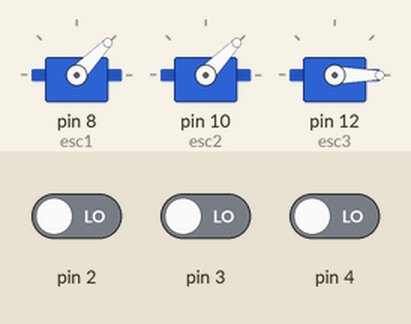
Recording of a sketch running on a simulated Arduino Uno, built with avr-gcc and run on an emulated ATmega328P. Shown: 3 × servo. The test bench sets the inputs (shaded band); at power-on: pin 2 LOW, pin 3 LOW, pin 4 LOW. What the sketch prints to the serial monitor is not drawn.

Above: at 0.1 s.
Timing chart, 0 to 1.6 s (numbered marks = the images above):
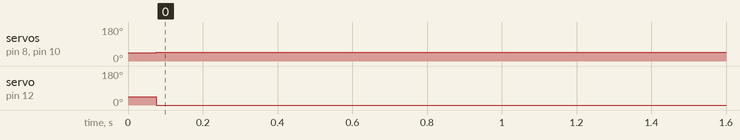

The sketch:

RC_Control_7.ino
```cpp
#include<Servo.h>

Servo esc1;
Servo esc2;
Servo esc3;

void setup()
{
  pinMode(4, INPUT);
  pinMode(3, INPUT);
  pinMode(2, INPUT);
  esc1.attach(8);
  esc1.writeMicroseconds(1000);
  esc2.attach(10);
  esc3.attach(12);
  esc2.writeMicroseconds(1000);
  esc3.writeMicroseconds(1000);
  Serial.begin(9600);
}

void loop() {
  int val;
  int rc4;
  int rc2;
  float scale = 0;
  float RightPower;
  float LeftPower;
  float ForwardPower;
  float throttle;
  rc2 = pulseIn(2, HIGH, 25000);
  rc4 = pulseIn(4, HIGH, 25000);
  val = pulseIn(3, HIGH, 25000);
  throttle = map(val, 1020, 1994, 0, 500);

  if(rc2 > 1480) {//forward power
     ForwardPower = map(rc2, 1480, 1880, 1000, 2000);
  }
  else{
    ForwardPower = 0;
  }


  if(rc4 > 1500) {//right stick
    scale = map(rc4, 1500, 1870, 0, 100);
    RightPower = throttle + throttle*(scale/100) + 1000;
    LeftPower  = throttle - throttle*(scale/100) + 1000;
    Serial.print("Right stick: ");
  }

    else if(rc4 < 1420) {//left stick
    scale = map(rc4, 1040, 1420, 100, 0);
    RightPower = throttle - throttle*(scale/100) + 1000;
    LeftPower  = throttle + throttle*(scale/100) + 1000;
    Serial.print("Left stick: ");
  }

  else{
    RightPower = throttle + 1000;
    LeftPower  = throttle + 1000;
    Serial.print("Stick is centered: ");
  }

  if(val == 0 || scale == 373.00){
    Serial.println("Controller is off!");
    scale = 0;
    RightPower = 1020;
    LeftPower = 1020;
  }

  int RightPowerAct;
  int LeftPowerAct;
  int ForwardPowerAct;


  RightPowerAct = (int) RightPower;
  LeftPowerAct  = (int) LeftPower;
  ForwardPowerAct = (int) ForwardPower;


  esc1.writeMicroseconds(RightPowerAct);
  esc2.writeMicroseconds(LeftPowerAct);
  esc3.writeMicroseconds(ForwardPowerAct);
  Serial.println(scale);
  Serial.println(val);
  Serial.println(RightPowerAct);
  Serial.println(LeftPowerAct);
  Serial.println(ForwardPowerAct);
  delay(500);


    //int rc3 = pulseIn(3, HIGH, 25000);

//  pwm = map(rc3, 1025, 1875, 1000, 2000);
//  digitalWrite(in1, HIGH);


//  int v = pulseIn(3, HIGH, 25000);
  //Serial.printIn(v);
  //delay(500);

//  int val;
// digital
//  val= analogRead(A0);
//  val= map(val, 0, 1023, 1000,2000);
//  esc.writeMicroseconds(val);
  // put your main code here, to run repeatedly:

}
```

Measured:
- by itself, servo on pin 8 (esc1), servo on pin 10 (esc2): 44° → 46° at 0.08 s
- by itself, servo on pin 12 (esc3): 44° → 0° at 0.08 s
